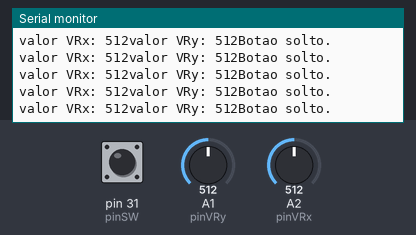
The sketch below on a simulated Arduino Mega 2560, built with avr-gcc and run on an emulated ATmega2560. Parts: the last lines printed to the serial monitor. The inputs (shaded band) are chosen by the test bench; at power-on: A1 (pinVRy) = 512, A2 (pinVRx) = 512, pin 31 (pinSW) HIGH.

Above: at 1.2 s.
1.3 s: A1 (pinVRy) set to 990
At 1.42 s:
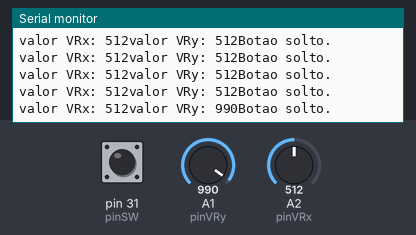
4.3 s: A1 (pinVRy) set to 1006
At 4.3 s:
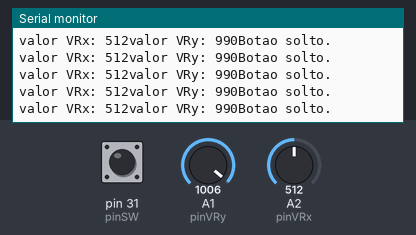
7.3 s: A2 (pinVRx) set to 110
At 7.3 s:
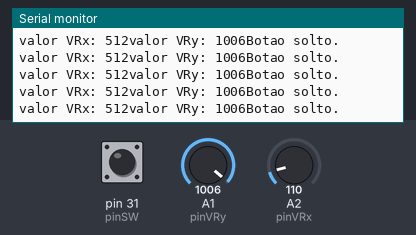
10.3 s: A2 (pinVRx) set to 94
At 10.34 s:
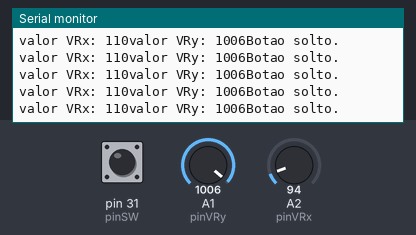
Timing chart, 0 to 13.3 s (numbered marks = the images above; inputs shaded):
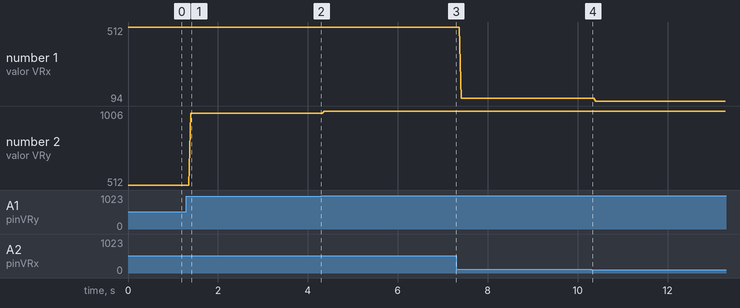

Measured:
- after the input at 1.3 s, the serial monitor: prints a new line after 0.10 s (image 1)
- plotted number 1: 512 → 110 after the input at 7.3 s, 110 → 94 after the input at 10.3 s
- plotted number 2: 512 → 990 after the input at 1.3 s, 990 → 1006 after the input at 4.3 s

The sketch:

joystick.ino
```cpp
#define pinVRx A2
#define pinVRy A1
#define pinSW 31

void  setup() {
  // put your setup code here, to run once:
  pinMode(pinVRx, INPUT);
  pinMode(pinVRy, INPUT);
  pinMode(pinSW, INPUT);

  Serial.begin(9600);
}

void loop() {
  // put your main code here, to run repeatedly:
  int valorVRx = analogRead(pinVRx);
  int valorVRy = analogRead(pinVRy);
  bool statusSW = digitalRead(pinSW);

  Serial.print("valor VRx: ");
  Serial.print(valorVRx);

  Serial.print("valor VRy: ");
  Serial.print(valorVRy);

  if (!statusSW) {
      Serial.println("Botao pressionado.");
  } else {
      Serial.println("Botao solto.");
  }
}
```
